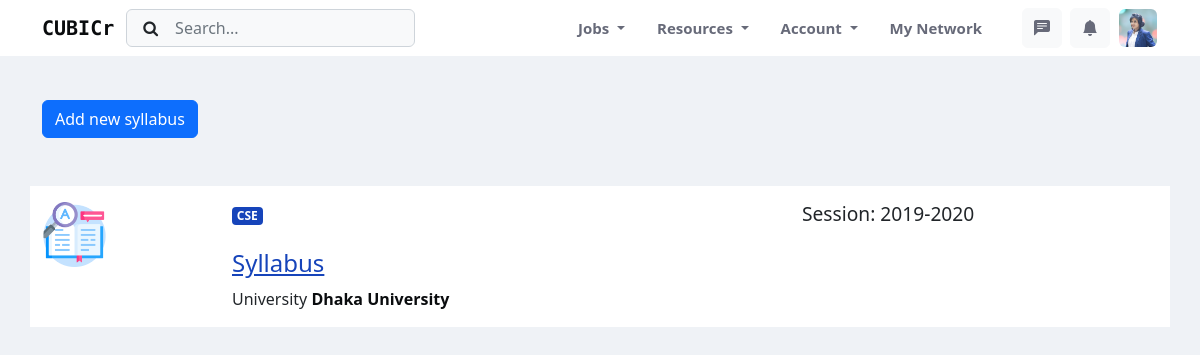
Page /content/syllabus/ (signed in) on the committed database.
### App_auth/models.py (models this page shows, shortened)
class CustomUser(AbstractBaseUser, PermissionsMixin):
    email = models.EmailField(unique=True, null=False)
    is_staff = models.BooleanField(gettext_lazy('staff status'), default=False,
                                   help_text=gettext_lazy('Designates whether the user can log in this site'))
    is_active = models.BooleanField(
        gettext_lazy('active'),
        default=True,
        help_text=gettext_lazy('Designates whether this user should be treated as active')
    )
    USERNAME_FIELD = 'email'
    objects = MyUserManager()

class Profile_main(models.Model):
    user = models.OneToOneField(CustomUser, on_delete=models.CASCADE, related_name='user_main_profile')
    career_objective = models.TextField(default="Opportunities don't happen, You create them. ")
    fullName = models.CharField(max_length=100)
    phone_number = models.CharField(validators=[phone_regex], max_length=14)
    ID_card = models.ImageField(upload_to='id_card/')
    profile_picture = models.ImageField(upload_to='user_profile_picture/')
    Date_of_Birth = models.DateField(default='2000-01-01')
    gender = models.CharField(choices=gender, max_length=10)
    house_no = models.CharField(max_length=10)
    area = models.CharField(max_length=100)
    city = models.CharField(max_length=100)
    zipcode = models.PositiveIntegerField(default=1200)

### App_content/models.py (models this page shows, shortened)
class SyllabusModel(models.Model):
    user = models.ForeignKey(CustomUser, on_delete=models.CASCADE, related_name='provider')
    university = models.CharField(max_length=200)
    department = models.CharField(max_length=300)
    session = models.CharField(max_length=100, blank=True, null=True)
    syllabus = models.FileField(upload_to='syllabuses/', blank=False, null=False)
    created_on = models.DateTimeField(auto_now_add=True)
    status = models.BooleanField(default=True)
    class Meta:
        ordering = ["-created_on"]

### App_content/views.py (the view)
# urls.py: path('syllabus/', views.syllabus_listview, name='syllabus'),
def syllabus_listview(request):
    syllabuses = SyllabusModel.objects.filter(status=True)
    syllabusForm = SyllabusModelForm()
    content = {
        'syllabuses': syllabuses,
        'syllabusForm': syllabusForm,
    }
    return render(request, 'App_content/syllabus_listview.html', context=content)

### App_content/forms.py
class SyllabusModelForm(forms.ModelForm):
    class Meta:
        model = SyllabusModel
        exclude = ['user', 'status']

### templates/App_content/syllabus_listview.html (shortened to what this page needs)
{% extends 'Navbar.html' %}
{% load crispy_forms_filters %}
{% load static %}
{% block main %}
    <div class="container add-btn-container">
        <div class="mb-1">
            <button class="btn btn-primary" data-bs-toggle="modal" data-bs-target="#addSyllabusModel">
                Add new syllabus
            </button>
        </div>
    </div>
    <div class="container pt-3 bg-white mt-5">
        {% for syllabus in syllabuses %}
            <div class="mb-5">
                <div class="row">
                    <div class="col-md-2">
                        <img src="{% static 'images/syllabus.png' %}" alt="Job logo" width="65" height="65">
                    </div>
                    <div class="col-md-6">
                        <p class="badge badge-primary">{{ syllabus.department }}</p>
                        <h2 class="jb-title">
                            <a href="{{ syllabus.syllabus.url }}" download="pdf">Syllabus</a>
                        </h2>
                        <p class="jb-category">
                            <span>University </span>
                            <b>{{ syllabus.university }}</b>
                        </p>
                    </div>
                    <div class="col-md-4">
                        <h3 class="jb-location">Session: {{ syllabus.session }}</h3>
                    </div>
                </div>
            </div>
        {% endfor %}
    </div>
{% endblock %}

### templates/Navbar.html (shortened to what this page needs)
{% load static %}
<!doctype html>
<html lang="en">
<head>
    <link href="https://cdn.jsdelivr.net/npm/bootstrap@5.2.0/dist/css/bootstrap.min.css" rel="stylesheet"
>
    <link rel="stylesheet" href="https://cdn.jsdelivr.net/npm/bootstrap-icons@1.9.1/font/bootstrap-icons.css">
    <link rel="stylesheet" href="https://cdnjs.cloudflare.com/ajax/libs/font-awesome/4.7.0/css/font-awesome.min.css">
    <link rel="stylesheet" href="{% static 'css/Home/style.css' %}">
</head>
<body>
<header class="navbar-light fixed-top header-static bg-mode">
    <nav class="navbar navbar-expand-lg bg-white">
        <div class="container">
            <a class="navbar-brand" href="{% url 'home' %}"
               style="font-family: 'Monoton', cursive; color: #0a0c0e; font-weight: bold">
                CUBICr
            </a>
            <div class="collapse navbar-collapse" id="navbarSupportedContent">
                <form class="d-flex" role="search">
                    <button class="btn search-submit-btn" type="submit">
                        <i class="fa fa-search"></i>
                    </button>
                    <input class="form-control ps-5 bg-light" type="search" placeholder="Search..." aria-label="Search">
                </form>
                <ul class="navbar-nav ms-auto mb-2 mb-lg-0" id="nav-ul-1">
                    <li class="nav-item dropdown">
                        <a class="nav-link dropdown-toggle" href="#" role="button" data-bs-toggle="dropdown"
                           aria-expanded="false">
                            Jobs
                        </a>
                    </li>
                    <li class="nav-item dropdown">
                        <a class="nav-link dropdown-toggle" href="#" role="button" data-bs-toggle="dropdown"
                           aria-expanded="false">
                            Resources
                        </a>
                    </li>
                    <li class="nav-item dropdown">
                        <a class="nav-link dropdown-toggle" href="#" role="button" data-bs-toggle="dropdown"
                           aria-expanded="false">
                            Account
                        </a>
                    </li>
                    <li class="nav-item">
                        <a class="nav-link" href="{% url 'App_content:my-network-view' %}">My Network</a>
                    </li>
                </ul>
                <ul class="nav flex-nowrap align-items-center ms-sm-3 list-unstyled" id="nav-ul-2">
                    <li class="nav-item ms-2">
                        <a class="nav-link icon-md btn btn-light p-0" href="{% url 'App_chat:my-chat-groups' %}">
                            <i class="bi bi-chat-left-text-fill fs-6"> </i>
                        </a>
                    </li>
                    <li class="nav-item dropdown ms-2">
                        <a class="nav-link icon-md btn btn-light p-0" href="#" id="notifDropdown" role="button"
                           data-bs-toggle="dropdown" aria-expanded="false" data-bs-auto-close="outside">
                            <i class="bi bi-bell-fill fs-6"> </i>
                        </a>
                    </li>
                    <li class="nav-item ms-2">
                        <a class="btn icon-md p-0" href="{% url 'App_auth:profile-view' %}" id="profileDropdown">
                            <img class="avatar-img rounded-2"
                                 src="{{ request.user.user_main_profile.profile_picture.url }}" alt="">
                        </a>
                    </li>
                </ul>
            </div>
        </div>
    </nav>
</header>
{% block main %}
{% endblock %}
</body>
</html>

### static/css/Home/style.css (style rules this page uses)
* { margin: 0; padding: 0; }
body { background-color: #eff2f6; }
.search-submit-btn { margin-right: -45px; z-index: 999; }
.navbar { padding: 0; }
a.nav-link { color: #676a79 !important; padding: 0 1rem !important; font-size: 0.9375rem !important; font-weight: 600 !important; text-transform: capitalize !important; line-height: 56px !important; }
.icon-md { height: 2.5rem; width: 2.5rem; padding: 0 !important; font-size: 0.9em !important; display: -ms-inline-flexbox !important; display: inline-flex !important; -webkit-box-align: center !important; -ms-flex-align: center !important; align-items: center !important; -webkit-box-pack: center !important; -ms-flex-pack: center !important; justify-content: center !important; }
.avatar-img { width: 100% !important; height: 100% !important; object-fit: cover !important; }
.dropdown-toggle { color: #676a79 !important; padding: 0 1rem !important; font-size: 0.9375rem !important; font-weight: 600 !important; text-transform: capitalize !important; line-height: 56px !important; }

### templates/App_content/syllabus_listview.html (style rules this page uses)
.add-btn-container { margin-top: 100px; }
.badge { display: inline-block; padding: 0.25em 0.4em; font-size: 75%; font-weight: 700; line-height: 1; text-align: center; white-space: nowrap; vertical-align: baseline; border-radius: 0.25rem; -webkit-transition: color 0.15s ease-in-out, background-color 0.15s ease-in-out, border-color 0.15s ease-in-out, -webkit-box-shadow 0.15s ease-in-out; transition: color 0.15s ease-in-out, background-color 0.15s ease-in-out, border-color 0.15s ease-in-out, -webkit-box-shadow 0.15s ease-in-out; -o-transition: color 0.15s ease-in-out, background-color 0.15s ease-in-out, border-color 0.15s ease-in-out, box-shadow 0.15s ease-in-out; transition: color 0.15s ease-in-out, background-color 0.15s ease-in-out, border-color 0.15s ease-in-out, box-shadow 0.15s ease-in-out; transition: color 0.15s ease-in-out, background-color 0.15s ease-in-out, border-color 0.15s ease-in-out, box-shadow 0.15s ease-in-out, -webkit-box-shadow 0.15s ease-in-out; }
.badge-primary { color: white; background-color: #1644ba !important; }
.jb-title a { font-size: 1.5rem; font-weight: 300; color: #1644BA; }
.jb-category { margin-top: 0; margin-bottom: 1rem; }
.jb-category b { color: #0a0c0e; }
.jb-location { font-size: 1.2rem; margin-bottom: 0; text-align: left; font-weight: lighter; }

### rows in the picture
CustomUser: user.user_main_profile.profile_picture (picture)
SyllabusModel: department "CSE", university "Dhaka University", session "2019-2020"
